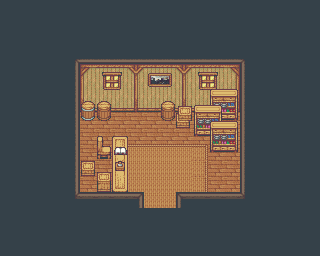

This is a level from a 2D game, rendered from its Tiled map with the project's own tilesets. A one-line summary and the complete map file follow:
An orthogonal 20x16 tile map with 16x16 px tiles, 4 tile layers (Background_Layer, Tile_Layer_One, Tile_Layer_Two, Tile_Layer_Four) and 16 objects (PLAYER_START, TOWN).

<map version="1.0" orientation="orthogonal" renderorder="right-down" width="20" height="16" tilewidth="16" tileheight="16" nextobjectid="24">
 <tileset firstgid="1" name="inside" tilewidth="16" tileheight="16" tilecount="1680" columns="48">
  <image source="../objects/inside.png" trans="ffffff" width="768" height="560" />
  <terraintypes>
   <terrain name="carpoet1" tile="-1" />
   <terrain name="carpet2" tile="-1" />
   <terrain name="c3" tile="-1" />
  </terraintypes>
  <tile id="385" terrain="0,0,0,0" />
  <tile id="386" terrain=",0,0,0" />
  <tile id="387" terrain="0,,0,0" />
  <tile id="388" terrain=",,0,0" />
  <tile id="389" terrain="0,0,,0" />
  <tile id="390" terrain=",0,,0" />
  <tile id="392" terrain=",,,0" />
  <tile id="393" terrain="0,0,0," />
  <tile id="395" terrain="0,,0," />
  <tile id="396" terrain=",,0," />
  <tile id="397" terrain="0,0,," />
  <tile id="398" terrain=",0,," />
  <tile id="399" terrain="0,,," />
  <tile id="433" terrain="1,1,1,1" />
  <tile id="434" terrain=",1,1,1" />
  <tile id="435" terrain="1,,1,1" />
  <tile id="436" terrain=",,1,1" />
  <tile id="437" terrain="1,1,,1" />
  <tile id="438" terrain=",1,,1" />
  <tile id="440" terrain=",,,1" />
  <tile id="441" terrain="1,1,1," />
  <tile id="443" terrain="1,,1," />
  <tile id="444" terrain=",,1," />
  <tile id="445" terrain="1,1,," />
  <tile id="446" terrain=",1,," />
  <tile id="447" terrain="1,,," />
  <tile id="481" terrain="2,2,2,2" />
  <tile id="482" terrain=",2,2,2" />
  <tile id="483" terrain="2,,2,2" />
  <tile id="484" terrain=",,2,2" />
  <tile id="485" terrain="2,2,,2" />
  <tile id="486" terrain=",2,,2" />
  <tile id="488" terrain=",,,2" />
  <tile id="489" terrain="2,2,2," />
  <tile id="491" terrain="2,,2," />
  <tile id="492" terrain=",,2," />
  <tile id="493" terrain="2,2,," />
  <tile id="494" terrain=",2,," />
  <tile id="495" terrain="2,,," />
 </tileset>
 <layer name="Background_Layer" width="20" height="16">
  <data encoding="csv">
914,914,914,914,914,914,914,914,914,914,914,914,914,914,914,914,914,914,914,914,
914,914,914,914,914,914,914,914,914,914,914,914,914,914,914,914,914,914,914,914,
914,914,914,914,914,914,914,914,914,914,914,914,914,914,914,914,914,914,914,914,
914,914,914,914,1018,1022,1022,1022,1022,1022,1022,1022,1022,1022,1022,1014,914,914,914,914,
914,914,914,914,1020,520,521,521,522,521,521,522,521,521,523,1015,914,914,914,914,
914,914,914,914,1020,568,569,569,570,569,569,570,569,569,571,1015,914,914,914,914,
914,914,914,914,1020,616,617,617,618,617,617,618,617,617,619,1015,914,914,914,914,
914,914,914,914,1020,54,54,54,54,54,54,54,54,54,54,1015,914,914,914,914,
914,914,914,914,1020,54,54,54,54,54,54,54,54,54,54,1015,914,914,914,914,
914,914,914,914,1020,54,54,441,437,437,437,437,445,54,54,1015,914,914,914,914,
914,914,914,914,1020,54,54,439,434,434,434,434,444,54,54,1015,914,914,914,914,
914,914,914,914,1020,54,54,439,434,434,434,434,444,54,54,1015,914,914,914,914,
914,914,914,914,1012,1013,1013,1013,1021,434,434,1017,1013,1013,1013,1011,914,914,914,914,
914,914,914,914,914,914,914,914,914,914,914,914,914,914,914,914,914,914,914,914,
914,914,914,914,914,914,914,914,914,914,914,914,914,914,914,914,914,914,914,914,
914,914,914,914,914,914,914,914,914,914,914,914,914,914,914,914,914,914,914,914
</data>
 </layer>
 <layer name="Tile_Layer_One" width="20" height="16">
  <data encoding="csv">
0,0,0,0,0,0,0,0,0,0,0,0,0,0,0,0,0,0,0,0,
0,0,0,0,0,0,0,0,0,0,0,0,0,0,0,0,0,0,0,0,
0,0,0,0,0,0,0,0,0,0,0,0,0,0,0,0,0,0,0,0,
0,0,0,0,0,0,0,0,0,0,0,0,0,0,0,0,0,0,0,0,
0,0,0,0,0,0,1044,1045,0,0,0,0,1044,1045,0,0,0,0,0,0,
0,0,0,0,0,0,1092,1093,0,0,0,0,1092,1093,1235,0,0,0,0,0,
0,0,0,0,0,1043,1041,0,0,0,1041,1038,0,1282,1283,0,0,0,0,0,
0,0,0,0,0,1091,1089,0,0,0,1089,1086,0,1330,1331,0,0,0,0,0,
0,0,0,0,0,0,1370,1526,0,0,0,0,1330,1331,0,0,0,0,0,0,
0,0,0,0,0,0,1418,1574,0,0,0,0,0,0,0,0,0,0,0,0,
0,0,0,0,0,0,0,1574,0,0,0,0,0,0,0,0,0,0,0,0,
0,0,0,0,0,0,0,1622,0,0,0,0,0,0,0,0,0,0,0,0,
0,0,0,0,0,0,0,0,0,0,0,0,0,0,0,0,0,0,0,0,
0,0,0,0,0,0,0,0,0,0,0,0,0,0,0,0,0,0,0,0,
0,0,0,0,0,0,0,0,0,0,0,0,0,0,0,0,0,0,0,0,
0,0,0,0,0,0,0,0,0,0,0,0,0,0,0,0,0,0,0,0
</data>
 </layer>
 <layer name="Tile_Layer_Two" width="20" height="16">
  <data encoding="csv">
0,0,0,0,0,0,0,0,0,0,0,0,0,0,0,0,0,0,0,0,
0,0,0,0,0,0,0,0,0,0,0,0,0,0,0,0,0,0,0,0,
0,0,0,0,0,0,0,0,0,0,0,0,0,0,0,0,0,0,0,0,
0,0,0,0,0,0,0,0,0,0,0,0,0,0,0,0,0,0,0,0,
0,0,0,0,0,0,0,0,0,0,0,0,0,0,0,0,0,0,0,0,
0,0,0,0,0,0,0,0,0,0,0,0,0,1234,0,0,0,0,0,0,
0,0,0,0,0,0,0,0,0,0,0,0,1234,1235,0,0,0,0,0,0,
0,0,0,0,0,0,0,0,0,0,0,0,1282,1283,0,0,0,0,0,0,
0,0,0,0,0,0,0,0,0,0,0,0,0,0,0,0,0,0,0,0,
0,0,0,0,0,0,0,0,0,0,0,0,0,0,0,0,0,0,0,0,
0,0,0,0,0,1084,1037,0,0,0,0,0,0,0,0,0,0,0,0,0,
0,0,0,0,0,0,1085,0,0,0,0,0,0,0,0,0,0,0,0,0,
0,0,0,0,0,0,0,0,0,0,0,0,0,0,0,0,0,0,0,0,
0,0,0,0,0,0,0,0,0,0,0,0,0,0,0,0,0,0,0,0,
0,0,0,0,0,0,0,0,0,0,0,0,0,0,0,0,0,0,0,0,
0,0,0,0,0,0,0,0,0,0,0,0,0,0,0,0,0,0,0,0
</data>
 </layer>
 <layer name="Tile_Layer_Four" width="20" height="16">
  <data encoding="csv">
0,0,0,0,0,0,0,0,0,0,0,0,0,0,0,0,0,0,0,0,
0,0,0,0,0,0,0,0,0,0,0,0,0,0,0,0,0,0,0,0,
0,0,0,0,0,0,0,0,0,0,0,0,0,0,0,0,0,0,0,0,
0,0,0,0,0,0,0,0,0,0,0,0,0,0,0,0,0,0,0,0,
0,0,0,0,0,0,0,0,0,1196,1197,0,0,0,0,0,0,0,0,0,
0,0,0,0,0,0,0,0,0,1244,1245,0,0,0,0,0,0,0,0,0,
0,0,0,0,0,0,0,0,0,0,0,0,0,0,0,0,0,0,0,0,
0,0,0,0,0,0,0,0,0,0,0,0,0,1234,1235,0,0,0,0,0,
0,0,0,0,0,0,0,0,0,0,0,0,0,1282,1283,0,0,0,0,0,
0,0,0,0,0,0,0,1288,0,0,0,0,0,1330,1331,0,0,0,0,0,
0,0,0,0,0,0,0,1286,0,0,0,0,0,0,0,0,0,0,0,0,
0,0,0,0,0,0,0,0,0,0,0,0,0,0,0,0,0,0,0,0,
0,0,0,0,0,0,0,0,0,0,0,0,0,0,0,0,0,0,0,0,
0,0,0,0,0,0,0,0,0,0,0,0,0,0,0,0,0,0,0,0,
0,0,0,0,0,0,0,0,0,0,0,0,0,0,0,0,0,0,0,0,
0,0,0,0,0,0,0,0,0,0,0,0,0,0,0,0,0,0,0,0
</data>
 </layer>
 <objectgroup name="MAP_COLLISION_LAYER">
  <object id="1" x="240" y="64" width="16" height="128" />
  <object id="2" x="64" y="48" width="192" height="16" />
  <object id="3" x="64" y="64" width="16" height="128" />
  <object id="4" x="64" y="192" width="80" height="16" />
  <object id="5" x="176" y="192" width="80" height="16" />
  <object id="7" x="208" y="80" width="32" height="72" />
  <object id="8" x="80" y="96" width="128" height="16" />
  <object id="9" x="80" y="112" width="32" height="9.33333" />
  <object id="10" x="160" y="112" width="16" height="8.66667" />
  <object id="11" x="176" y="104.667" width="16" height="23.3333" />
  <object id="12" x="112" y="134.667" width="16" height="57.3333" />
  <object id="13" x="96" y="136.667" width="16" height="23.3333" />
  <object id="14" x="80" y="160" width="16" height="16" />
  <object id="16" x="192" y="104.667" width="16" height="31.3333" />
 </objectgroup>
 <objectgroup name="MAP_SPAWNS_LAYER">
  <object id="22" name="PLAYER_START" x="160" y="176" width="16" height="16" />
 </objectgroup>
 <objectgroup name="MAP_PORTAL_LAYER">
  <object id="18" name="TOWN" x="144" y="208" width="32" height="16" />
 </objectgroup>
</map>
